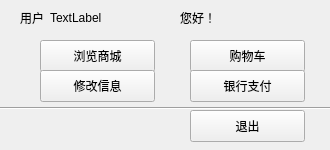
<?xml version="1.0" encoding="UTF-8"?>
<ui version="4.0">
 <class>Widget</class>
 <widget class="QWidget" name="Widget">
  <property name="geometry">
   <rect>
    <x>0</x>
    <y>0</y>
    <width>330</width>
    <height>150</height>
   </rect>
  </property>
  <property name="windowTitle">
   <string>Widget</string>
  </property>
  <widget class="QPushButton" name="store">
   <property name="geometry">
    <rect>
     <x>40</x>
     <y>40</y>
     <width>115</width>
     <height>32</height>
    </rect>
   </property>
   <property name="text">
    <string>浏览商城</string>
   </property>
  </widget>
  <widget class="QPushButton" name="trolley">
   <property name="geometry">
    <rect>
     <x>190</x>
     <y>40</y>
     <width>115</width>
     <height>32</height>
    </rect>
   </property>
   <property name="text">
    <string>购物车</string>
   </property>
  </widget>
  <widget class="QPushButton" name="modify">
   <property name="geometry">
    <rect>
     <x>40</x>
     <y>70</y>
     <width>115</width>
     <height>32</height>
    </rect>
   </property>
   <property name="text">
    <string>修改信息</string>
   </property>
  </widget>
  <widget class="QPushButton" name="cancel">
   <property name="geometry">
    <rect>
     <x>190</x>
     <y>110</y>
     <width>115</width>
     <height>32</height>
    </rect>
   </property>
   <property name="text">
    <string>退出</string>
   </property>
  </widget>
  <widget class="QPushButton" name="bankbound">
   <property name="geometry">
    <rect>
     <x>190</x>
     <y>70</y>
     <width>115</width>
     <height>32</height>
    </rect>
   </property>
   <property name="text">
    <string>银行支付</string>
   </property>
  </widget>
  <widget class="QLabel" name="label">
   <property name="geometry">
    <rect>
     <x>20</x>
     <y>10</y>
     <width>59</width>
     <height>16</height>
    </rect>
   </property>
   <property name="text">
    <string>用户</string>
   </property>
  </widget>
  <widget class="QLabel" name="username">
   <property name="geometry">
    <rect>
     <x>50</x>
     <y>10</y>
     <width>131</width>
     <height>16</height>
    </rect>
   </property>
   <property name="text">
    <string>TextLabel</string>
   </property>
  </widget>
  <widget class="QLabel" name="label_3">
   <property name="geometry">
    <rect>
     <x>180</x>
     <y>10</y>
     <width>59</width>
     <height>16</height>
    </rect>
   </property>
   <property name="text">
    <string>您好！</string>
   </property>
  </widget>
  <widget class="Line" name="line">
   <property name="geometry">
    <rect>
     <x>0</x>
     <y>100</y>
     <width>331</width>
     <height>16</height>
    </rect>
   </property>
   <property name="orientation">
    <enum>Qt::Horizontal</enum>
   </property>
  </widget>
 </widget>
 <layoutdefault spacing="6" margin="11"/>
 <resources/>
 <connections/>
</ui>
